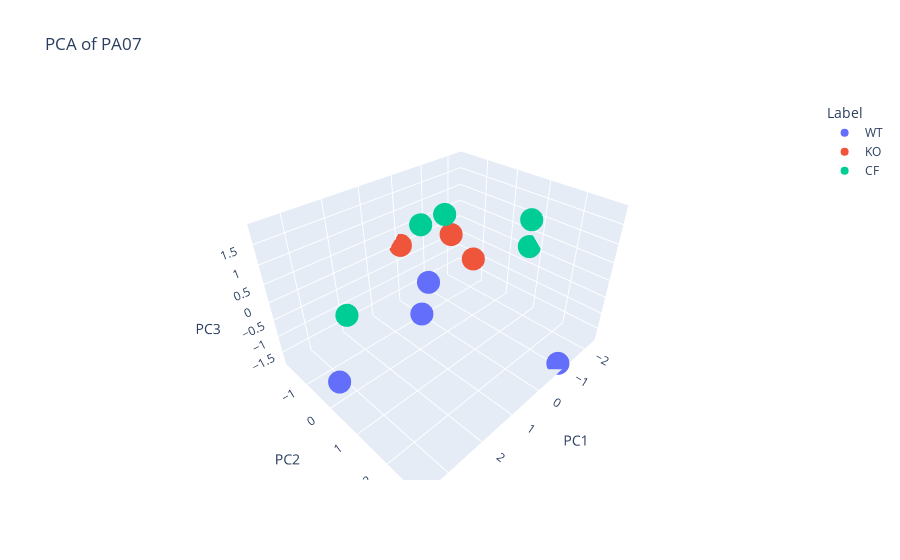

The code cell stored with this chart in its notebook:
### Code cell
pca_3D(df_rat_pa_combine_hd_07, 'PCA of PA07')

### Figure 1 — Plotly figure (JSON) as saved in the notebook; plotly's stock layout.template omitted (floating-point values rounded to 4 significant figures)
{"data": [{"hovertemplate": "Label=WT<br>PC1=%{x}<br>PC2=%{y}<br>PC3=%{z}<extra></extra>", "legendgroup": "WT", "marker": {"color": "#636efa", "symbol": "circle"}, "mode": "markers", "name": "WT", "scene": "scene", "showlegend": true, "type": "scatter3d", "x": [0.7307, -0.9667, 3.535, 2.116], "y": [-0.207, 2.844, 0.2794, 1.587], "z": [-0.991, -1.778, -0.9843, 1.509]}, {"hovertemplate": "Label=KO<br>PC1=%{x}<br>PC2=%{y}<br>PC3=%{z}<extra></extra>", "legendgroup": "KO", "marker": {"color": "#EF553B", "symbol": "circle"}, "mode": "markers", "name": "KO", "scene": "scene", "showlegend": true, "type": "scatter3d", "x": [-2.087, -1.704, -0.01952], "y": [-1.01, -1.565, -1.833], "z": [-0.927, -0.1727, 0.03731]}, {"hovertemplate": "Label=CF<br>PC1=%{x}<br>PC2=%{y}<br>PC3=%{z}<extra></extra>", "legendgroup": "CF", "marker": {"color": "#00cc96", "symbol": "circle"}, "mode": "markers", "name": "CF", "scene": "scene", "showlegend": true, "type": "scatter3d", "x": [2.24, 0.4409, 0.2696, -2.224, -2.331], "y": [-1.257, 0.322, -0.6553, 0.7696, 0.7269], "z": [-0.7761, 1.85, 1.188, 0.9433, 0.1016]}], "layout": {"legend": {"title": {"text": "Label"}, "tracegroupgap": 0}, "scene": {"domain": {"x": [0, 1], "y": [0, 1]}, "xaxis": {"title": {"text": "PC1"}}, "yaxis": {"title": {"text": "PC2"}}, "zaxis": {"title": {"text": "PC3"}}}, "title": {"text": "PCA of PA07"}}}
